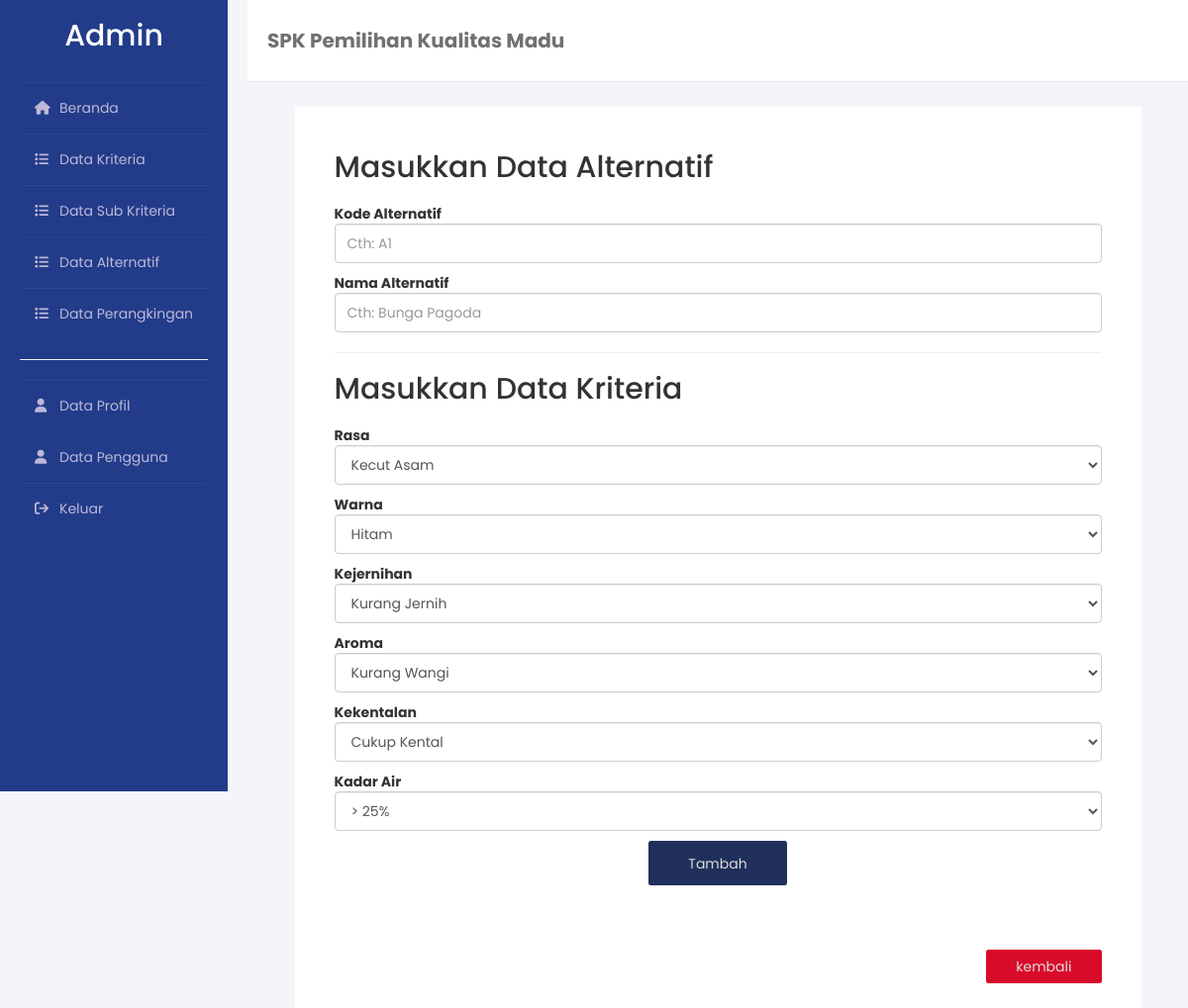
The page /dataAlternatif/tambah.php (signed in) on the database its author committed.
### tables this page shows
CREATE TABLE `kriteria` (
  `id` int(11) NOT NULL,
  `kode` varchar(255) NOT NULL,
  `nama` varchar(255) NOT NULL,
  `bobot` float(11,2) NOT NULL,
  `jenis` enum('benefit','cost') NOT NULL
);

### dataAlternatif/tambah.php (the view, shortened to what this page needs)
<!DOCTYPE html>
<html lang="en">
<?php
include('../components/koneksi.php');
?>
<head>
  <?php include('../components/head.php') ?>
</head>
<body>
  <div class="wrapper">
    <?php include('../components/sidebar.php') ?>
    <div class="main_content">
      <div class="header">
        <h4>SPK Pemilihan Kualitas Madu</h4>
      </div>
      <div class="box">
        <div class="container-table">
          <div class="judul">
            <h2 style="margin-bottom:20px;">Masukkan Data Alternatif</h2>
            <form method="POST" enctype="multipart/form-data">
              <div class="" style="margin-top: 10px">
                <b>Kode Alternatif</b>
              </div>
              <div class="">
                <input style="height: 4rem;" class="form-control" name="kode" type="text" required placeholder="Cth: A1">
              </div>
              <div class="" style="margin-top: 10px;">
                <b>Nama Alternatif</b>
              </div>
              <div class="">
                <input style="height: 4rem;" class="form-control" name="nama" type="text" required placeholder="Cth: Bunga Pagoda">
              </div>
              <hr>
              <div class="" style="margin-top: 10px;">
                <h2 style="margin-bottom:20px;">Masukkan Data Kriteria</h2>
              </div>
              <div>
                <?php
                $query = mysqli_query($koneksi, "SELECT * FROM kriteria ORDER BY kode") or die(mysqli_error($koneksi));
                while ($row = mysqli_fetch_array($query)) { ?>
                  <div class="" style="margin-top: 10px">
                    <b><?php echo $row['nama']; ?></b>
                  </div>
                  <div class="">
                    <select style="height: 4rem;" class="form-control" name="<?= $row['kode'] ?>" required>
                      <?php
                      $kriteria_id = $row['id'];
                      $subkriteria_query = mysqli_query($koneksi, "SELECT * FROM subkriteria WHERE id_kriteria = '$kriteria_id'") or die(mysqli_error($koneksi));
                      while ($subkriteria_row = mysqli_fetch_array($subkriteria_query)) {
                      ?>
                        <option value="<?php echo $subkriteria_row['id']; ?>"><?php echo $subkriteria_row['nama']; ?></option>
                      <?php } ?>
                    </select>
                  </div>
                <?php } ?>
              </div>
              <center><button name="tambah" type="submit" class="btn tombol-tambah2" style="margin-bottom:15px;">Tambah</button></center>
            </form>
          </div>
          <div class="container-tombol2">
            <a class="tombol-kembali btn" href="index.php" role="button">kembali</a>
          </div>
        </div>
      </div>
    </div>
    <link href="https://cdn.datatables.net/1.12.1/css/dataTables.bootstrap.min.css" rel="stylesheet" />
</body>
</html>

### css/style.css (style rules this page uses)
body { background-color: #f3f5f9; font-family: 'Poppins', sans-serif; }
.wrapper { display: flex; height: 100vh; width: 100%; }
.wrapper .main_content { width: 100%; padding-left: 250px; }
.wrapper .main_content .header { padding: 20px; background: #fff; color: #717171; border-bottom: 1px solid #e0e4e8; }
.header { display: flex; flex-direction: row; align-items: center; }
.header h4 { font-weight: bold; font-size: 20px; }
.box { margin-top: 25px; display: flex; flex-direction: column; justify-content: center; align-items: center; width: 100%; min-height: 75vh; }
.container-table { background: white; padding: 25px 40px; width: 90%; }
.container-table .judul { margin-bottom: 40px; }
.container-tombol2 { display: flex; flex-direction: row-reverse; }
.tombol-tambah2 { margin-top: 10px; width: 10em; height: 45px; border-radius: 2.5px; text-align: center; text-decoration: none !important; display: inline; background-color: rgb(32, 47, 91); color: rgb(220, 220, 220); }
.tombol-kembali { margin-top: 10px; width: 15%; border-radius: 2.5px; text-align: center; text-decoration: none !important; display: inline; background-color: #D90B2B; color: rgb(220, 220, 220); }

### rows shown on the page
kriteria: nama "Rasa"
kriteria: nama "Warna"
kriteria: nama "Kejernihan"
kriteria: nama "Aroma"
kriteria: nama "Kekentalan"
kriteria: nama "Kadar Air"

### other values the page prints
$_SESSION['role'] "Admin"
form field C1 "Kecut Asam"
form field value "Hitam"
form field value "Kurang Jernih"
form field value "Kurang Wangi"
form field value "Cukup Kental"
form field value "> 25%"
